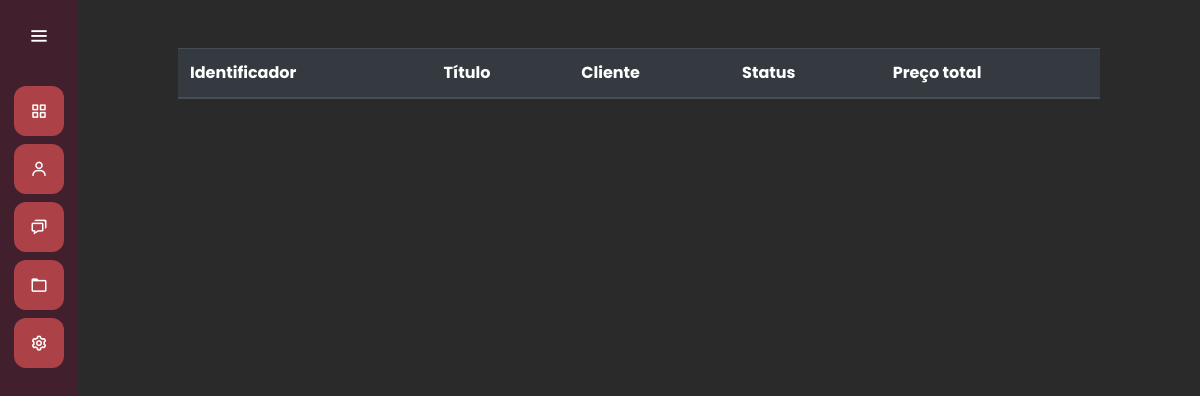
The page /servicos/listar_servico/ on the database as committed earlier.
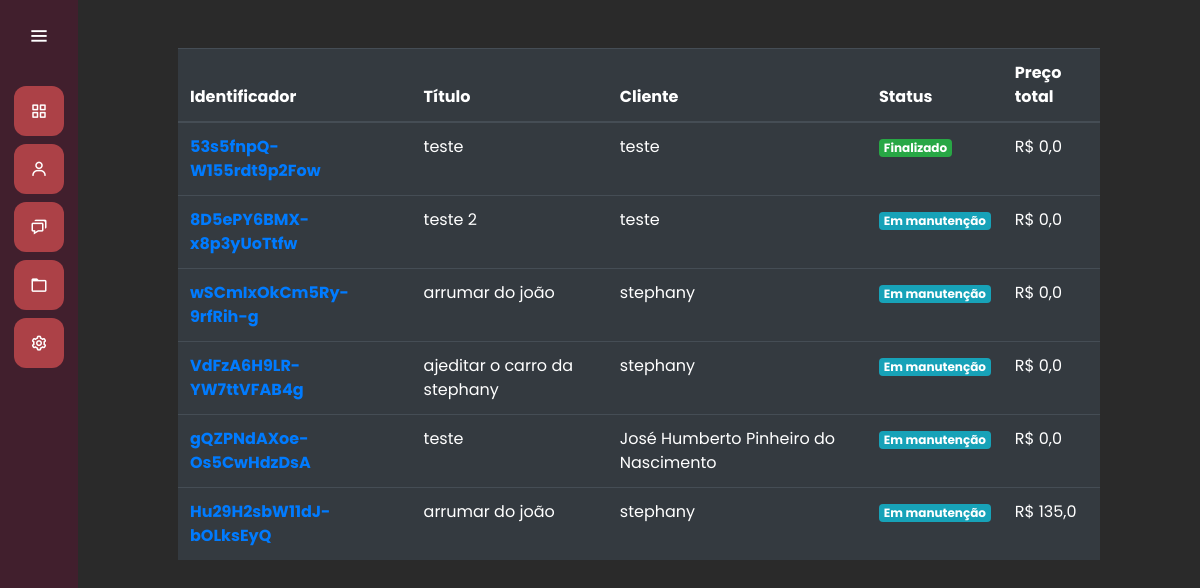
The same page on the database as committed later.
### servicos/models.py (models this page shows, shortened)
class Servico(models.Model):
    titulo = models.CharField(max_length=30)
    cliente = models.ForeignKey(Cliente, on_delete=models.SET_NULL, null=True)
    categoria_manutencao = models.ManyToManyField(CategoriaManutencao)
    data_inicio = models.DateField(null=True)
    data_entrega = models.DateField(null=True)
    finalizado = models.BooleanField(default=False)
    protocole = models.CharField(max_length=52, null=True, blank=True)
    identificador = models.CharField(max_length=24, null=True, blank=True)
    servicos_adicionais = models.ManyToManyField(ServicoAdicional)
    def __str__(self) -> str:
        return self.titulo
    def preco_total(self):
        preco_total = float(0)
        for categoria in self.categoria_manutencao.all():
            preco_total += float(categoria.preco)
        return preco_total

class CategoriaManutencao(models.Model):
    titulo = models.CharField(max_length=3, choices=ChoicesCategoriaManutencao.choices)
    preco = models.DecimalField(max_digits=8, decimal_places=2)

### clientes/models.py (models this page shows)
class Cliente(models.Model):
    nome = models.CharField(max_length=50)
    sobrenome = models.CharField(max_length=50)
    email = models.EmailField(max_length=50)
    cpf = models.CharField(max_length=12)
    def __str__(self) -> str:
        return self.nome

### servicos/views.py (the view)
# urls.py: path('listar_servico/', views.listar_servico, name="listar_servico"),
def listar_servico(request):
    if request.method == "GET":
        servicos = Servico.objects.all()
        print(servicos)
        return render(request, 'listar_servico.html', {'servicos': servicos})

### servicos/templates/listar_servico.html
{% extends 'base.html' %}
{% load static %}
{% block 'head' %}
    <link rel="stylesheet" href="{% static 'clientes/css/clientes.css' %}">
    <link rel="stylesheet" href="{% static 'servicos/css/listar_servico.css' %}">
{% endblock %}
{% block 'dashboard' %}
    <br>
    <br>
    <div class="container-fluid distanciamento">
        <table class="table table-dark">
        <thead>
            <tr>
            <th scope="col">Identificador</th>
            <th scope="col">Título</th>
            <th scope="col">Cliente</th>
            <th scope="col">Status</th>
            <th scope="col">Preço total</th>
            </tr>
        </thead>
        <tbody>
            {% for servico in servicos %}
                <tr>
                    <th><a href="{% url 'servico' servico.identificador %}">{{servico.identificador}}</a></th>
                    <td>{{servico.titulo}}</td>
                    <td>{{servico.cliente}}</td>
                    <td>
                    {% if servico.finalizado %}
                        <span class="badge badge-success">Finalizado</span>
                    {% else %}
                        <span class="badge badge-info">Em manutenção</span>
                    {% endif %}
                    </td>
                    <td>R$ {{servico.preco_total}}</td>
                </tr>
            {% endfor %}
        </tbody>
        </table>
{% endblock %}

Rows that differ between the two databases and show on the page:
added Servico: identificador "53s5fnpQ-W155rdt9p2Fow", titulo "teste", cliente "teste", finalizado "Finalizado", preco_total "0,0"
added Servico: identificador "8D5ePY6BMX-x8p3yUoTtfw", titulo "teste 2", cliente "teste", finalizado "Em manutenção", preco_total "0,0"
added Servico: identificador "wSCmIxOkCm5Ry-9rfRih-g", titulo "arrumar do joão", cliente "stephany", finalizado "Em manutenção", preco_total "0,0"
added Servico: identificador "VdFzA6H9LR-YW7ttVFAB4g", titulo "ajeditar o carro da stephany", cliente "stephany", finalizado "Em manutenção", preco_total "0,0"
added Servico: identificador "gQZPNdAXoe-Os5CwHdzDsA", titulo "teste", cliente "José Humberto Pinheiro do Nascimento", finalizado "Em manutenção", preco_total "0,0"
added Servico: identificador "Hu29H2sbW11dJ-bOLksEyQ", titulo "arrumar do joão", cliente "stephany", finalizado "Em manutenção", preco_total "135,0"
